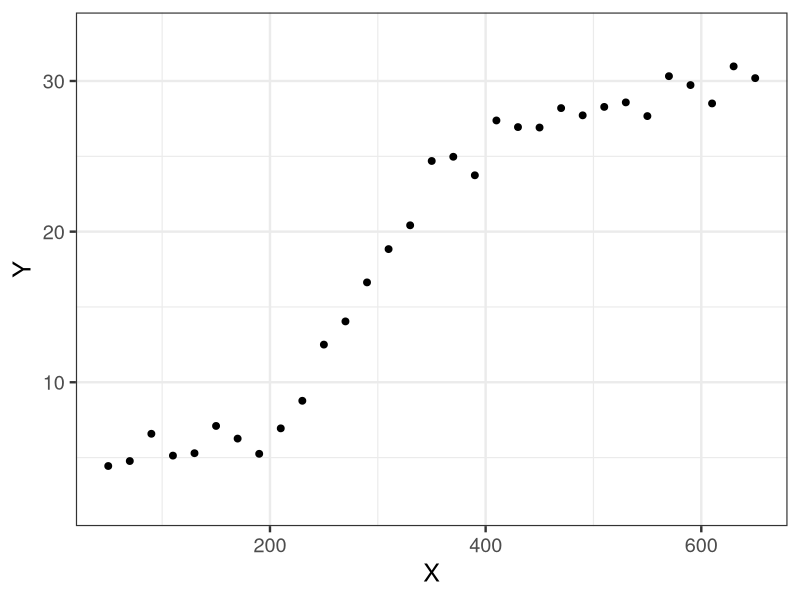

This figure's R source:
library(ggplot2)

d <- read.csv('input/data-sigEmax.csv')

p <- ggplot(data=d, aes(x=X, y=Y)) +
  theme_bw(base_size=18) +
  geom_point(size=2) +
  labs(x='X', y='Y') +
  ylim(2, 33)
ggsave(file='output/fig7-6-left.png', plot=p, dpi=300, w=4, h=3)
